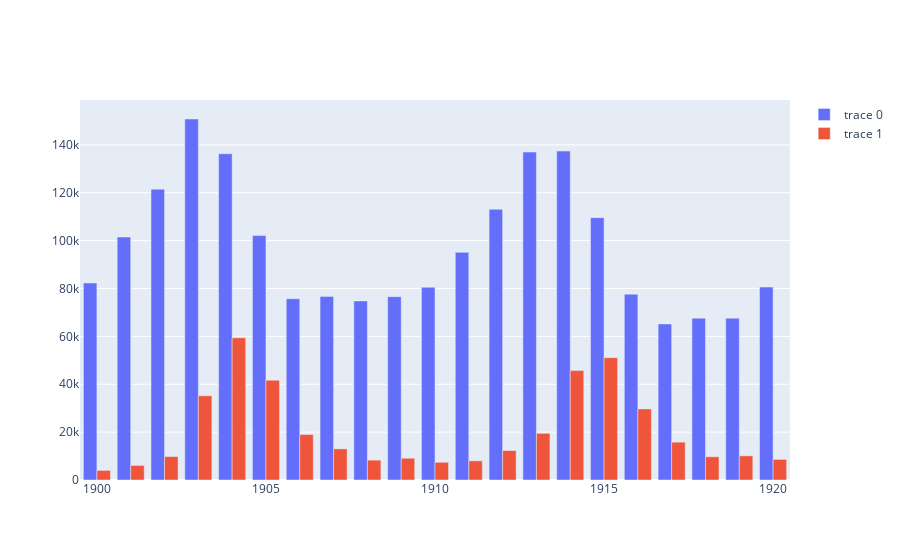

This figure's notebook cell:
### Code cell
trace0 = go.Bar(  
    x=forest.year,
    y=forest.hare+forest.carrot+forest.lynx
)
trace1 = go.Bar(
    x=forest.year,
    y=forest.lynx
)
our_data = [trace0, trace1] 

fig = go.Figure(data = our_data)

fig.show()

### Figure 1 — Plotly figure (JSON) as saved in the notebook; plotly's stock layout.template omitted (floating-point values rounded to 4 significant figures)
{"data": [{"type": "bar", "x": [1900, 1901, 1902, 1903, 1904, 1905, 1906, 1907, 1908, 1909, 1910, 1911, 1912, 1913, 1914, 1915, 1916, 1917, 1918, 1919, 1920], "y": [82300, 101500, 121500, 150800, 136300, 102100, 75700, 76700, 74800, 76600, 80500, 95100, 113100, 137000, 137400, 109600, 77600, 65200, 67600, 67600, 80600]}, {"type": "bar", "x": [1900, 1901, 1902, 1903, 1904, 1905, 1906, 1907, 1908, 1909, 1910, 1911, 1912, 1913, 1914, 1915, 1916, 1917, 1918, 1919, 1920], "y": [4000, 6100, 9800, 35200, 59400, 41700, 19000, 13000, 8300, 9100, 7400, 8000, 12300, 19500, 45700, 51100, 29700, 15800, 9700, 10100, 8600]}], "layout": {}}
